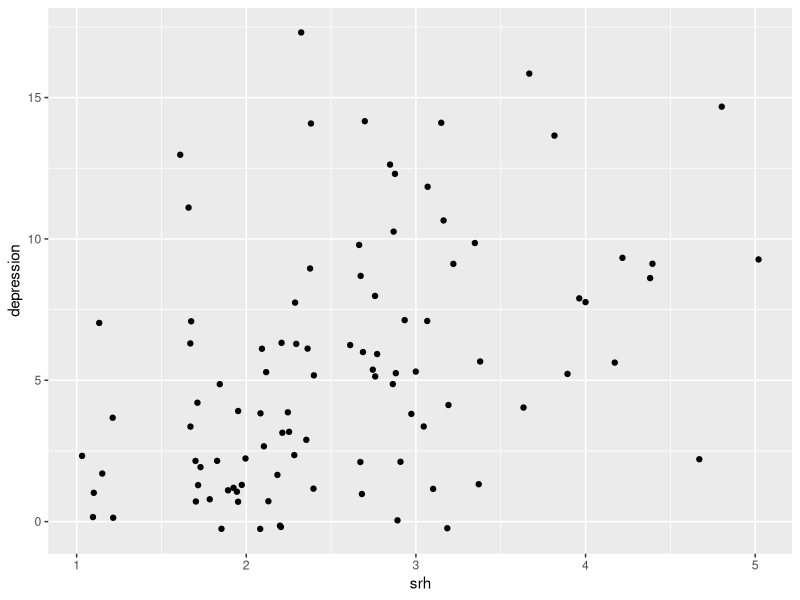
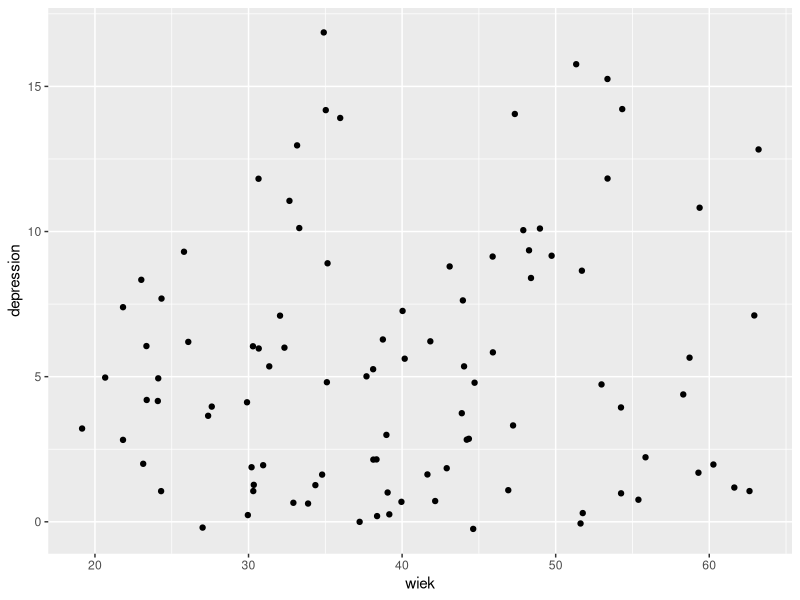
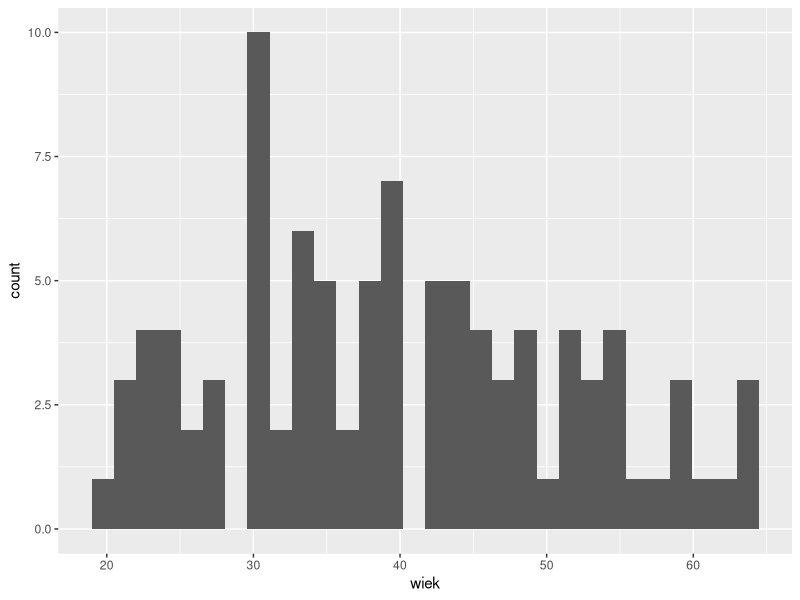
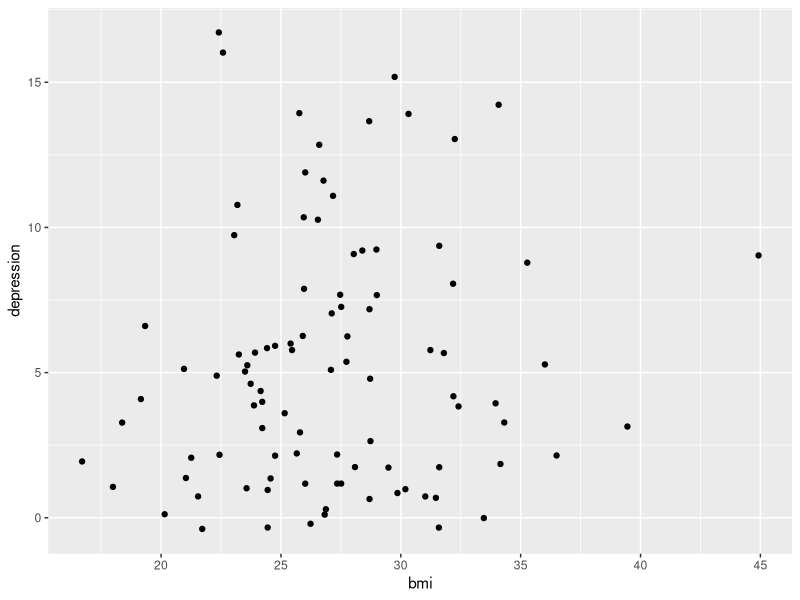
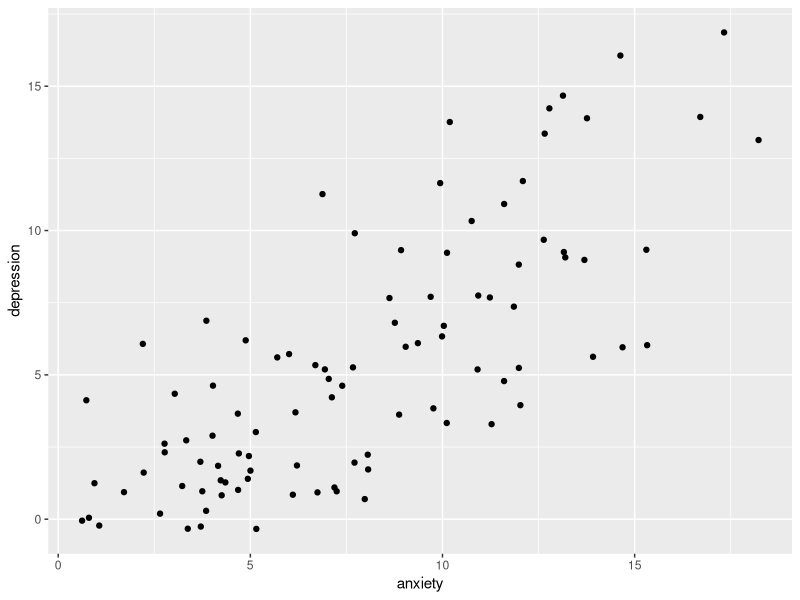

Here is the R script that generated these plots, in order:
## ---- chunk 1
knitr::opts_chunk$set(echo = TRUE)
## ---- chunk 2
# include libraries
library(tidyverse)


# import data
df <- read_csv("phd_data.csv")
df
## ---- chunk 3
ggplot(df, aes(srh, depression)) +
  geom_jitter()

cor.test(df$depression, df$srh)
## ---- chunk 4
ggplot(df, aes(wiek, depression)) +
  geom_jitter()

cor.test(df$depression, df$wiek)

ggplot(df, aes(wiek)) + geom_histogram()
## ---- chunk 5
dfm <- df %>% filter(bmi < 100)
ggplot(dfm, aes(bmi, depression)) +
  geom_jitter()

cor.test(dfm$depression, dfm$bmi)

## ---- chunk 6
ggplot(df, aes(anxiety, depression)) +
  geom_jitter()

cor.test(df$depression, df$anxiety)
## ---- chunk 7
reg <- lm(depression ~ anxiety, data=df)
summary(reg)
## ---- chunk 8
reg <- lm(depression ~ bmi, data=df)
summary(reg)
## ---- chunk 9
reg <- lm(depression ~ srh, data=df)
summary(reg)
## ---- chunk 10
reg <- lm(depression ~ srh + anxiety, data=df)
summary(reg)
## ---- chunk 11
reg <- lm(depression ~ srh + anxiety + bmi, data=df)
summary(reg)
## ---- chunk 12
reg <- lm(anxiety ~ depression, data=df)
summary(reg)
